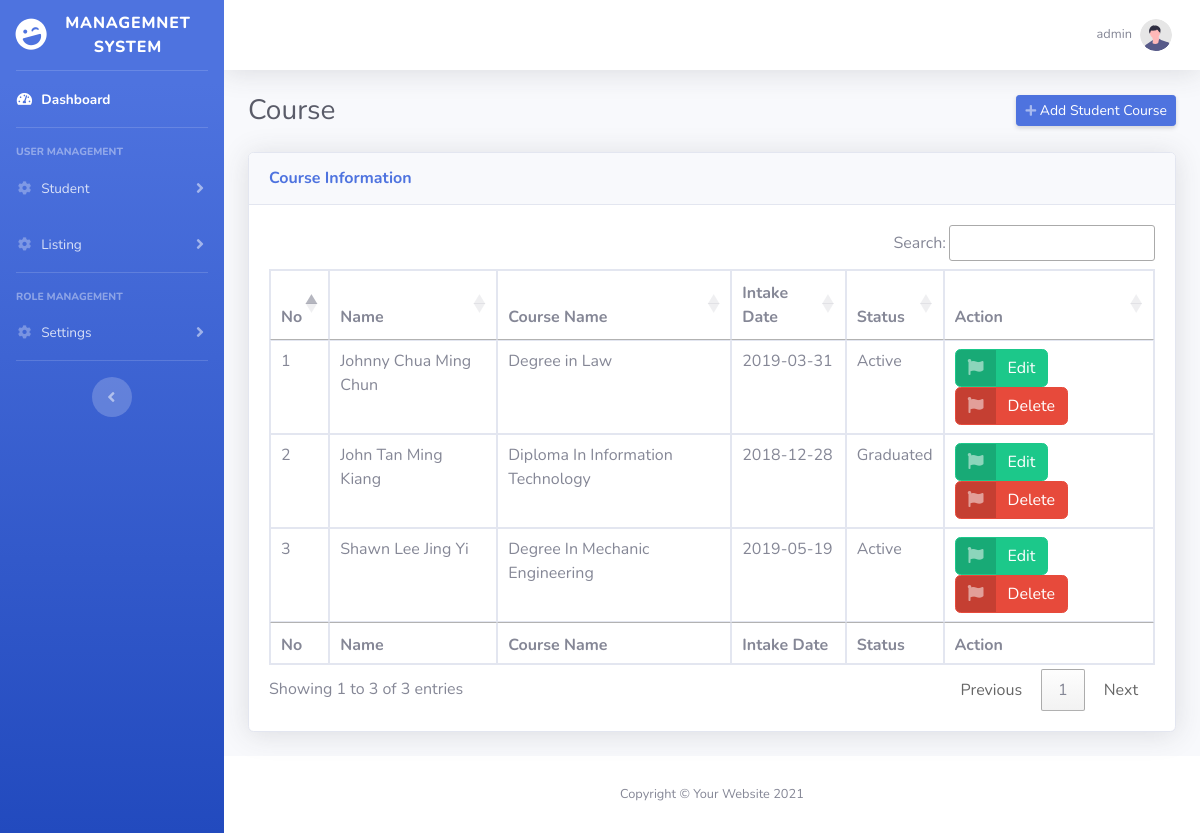
Screenshot of /course.php (signed in) with the database file from the repository.
### tables this page shows
CREATE TABLE `student_course` (
  `id` int(11) NOT NULL,
  `profile_id` int(11) NOT NULL,
  `course_name` varchar(50) NOT NULL,
  `intake_date` date NOT NULL,
  `status` varchar(9) NOT NULL
);

CREATE TABLE `student_profile` (
  `id` int(11) NOT NULL,
  `login_id` int(11) NOT NULL,
  `name` varchar(50) NOT NULL,
  `dob` date NOT NULL,
  `nationality` varchar(50) NOT NULL,
  `phone` varchar(50) NOT NULL
);

### includes/function.php (called while the page is built, shortened)
<?php
function getStudentCourse()
{
    global $conn;
    $student_course_arr = array();
	$stmt = $conn->prepare("SELECT A.*, B.name FROM student_course A, student_profile B WHERE A.profile_id = B.id");
    $stmt->execute();
    $result = $stmt->get_result();
    $total = $result->num_rows;
    if($total>0){
        while($row = $result->fetch_assoc()) {
            $student_course_arr[] = $row;
        }
    }
    return $student_course_arr;
}
?>

### course.php (the view, shortened to what this page needs)
<?php
if(isset($_SESSION['id']) && isset($_SESSION['username'])){
    $student_course_arr = getStudentCourse();
?>
<!DOCTYPE html>
<html lang="en">
<head>
    <link href="vendor/fontawesome-free/css/all.min.css" rel="stylesheet" type="text/css">
    <link href="css/sb-admin-2.min.css" rel="stylesheet">
    <link href="https://cdn.datatables.net/1.10.24/css/jquery.dataTables.min.css" rel="stylesheet">
    <link href="https://cdn.datatables.net/buttons/1.7.0/css/buttons.dataTables.min.css" rel="stylesheet">
</head>
<body id="page-top">
    <div id="wrapper">
        <?php
            include "sidebar.php";
        ?>
        <div id="content-wrapper" class="d-flex flex-column">
            <div id="content">
                <?php
                    include "topbar.php";
                ?>
                <div class="container-fluid">
                    <div class="d-sm-flex align-items-center justify-content-between mb-4">
                        <h1 class="h3 mb-0 text-gray-800">Course</h1>
                        <a href="add-edit-student-course.php" class="d-none d-sm-inline-block btn btn-sm btn-primary shadow-sm"><i
                                class="fas fa-plus fa-sm text-white-50"></i> Add Student Course</a>
                    </div>
                    <div class="card shadow mb-4">
                        <div class="card-header py-3">
                            <h6 class="m-0 font-weight-bold text-primary">Course Information</h6>
                        </div>
                        <div class="card-body">
                            <div class="table-responsive">
                                <table class="table table-bordered" id="dataTable" width="100%" cellspacing="0">
                                    <thead>
                                        <tr>
                                            <th>No</th>
                                            <th>Name</th>
                                            <th>Course Name</th>
                                            <th>Intake Date</th>
                                            <th>Status</th>
                                            <th>Action</th>
                                        </tr>
                                    </thead>
                                    <tfoot>
                                        <tr>
                                            <th>No</th>
                                            <th>Name</th>
                                            <th>Course Name</th>
                                            <th>Intake Date</th>
                                            <th>Status</th>
                                            <th>Action</th>
                                        </tr>
                                    </tfoot>
                                    <tbody>
                                        <?php
                                            if(!empty($student_course_arr)){
                                                foreach ($student_course_arr as $key => $value) {
                                                    echo "
                                                    <tr>
                                                        <td>".($key+1)."</td>
                                                        <td>".$value['name']."</td>
                                                        <td>".$value['course_name']."</td>
                                                        <td>".$value['intake_date']."</td>
                                                        <td>".$value['status']."</td>
                                                        <td><a href='add-edit-student-course.php?id=".$value['id']."' class='btn btn-success btn-icon-split'>
                                                                <span class='icon text-white-50'>
                                                                    <i class='fas fa-flag'></i>
                                                                </span>
                                                                <span class='text'>Edit</span>
                                                            </a>
                                                            <a href='#' onclick='deletestudentcourse(".$value['id'].")' class='btn btn-danger btn-icon-split'>
                                                                <span class='icon text-white-50'>
                                                                    <i class='fas fa-flag'></i>
                                                                </span>
                                                                <span class='text'>Delete</span>
                                                            </a>
                                                        </td>
                                                    </tr>
                                                    ";
                                                }
                                            }
                                        ?>
                                    </tbody>
                                </table>
                            </div>
                        </div>
                    </div>
                </div>
            </div>
            <footer class="sticky-footer bg-white">
                <div class="container my-auto">
                    <div class="copyright text-center my-auto">
                        <span>Copyright &copy; Your Website <?php echo date('Y'); ?></span>
                    </div>
                </div>
            </footer>
        </div>
    </div>
</body>
</html>
<?php
}else{
    header("Location: index.php");
    exit();
}
?>

### sidebar.php (shortened to what this page needs)
<ul class="navbar-nav bg-gradient-primary sidebar sidebar-dark accordion" id="accordionSidebar">
<a class="sidebar-brand d-flex align-items-center justify-content-center" href="home.php">
    <div class="sidebar-brand-icon rotate-n-15">
        <i class="fas fa-laugh-wink"></i>
    </div>
    <div class="sidebar-brand-text mx-3">Managemnet System</div>
</a>
<hr class="sidebar-divider my-0">
<li class="nav-item active">
    <a class="nav-link" href="home.php">
        <i class="fas fa-fw fa-tachometer-alt"></i>
        <span>Dashboard</span></a>
</li>
<hr class="sidebar-divider">
<div class="sidebar-heading">
    User Management
</div>
<?php if($_SESSION['role'] == "ADMIN"){ ?>
<li class="nav-item">
    <a class="nav-link collapsed" href="#" data-toggle="collapse" data-target="#collapseStudent"
        aria-expanded="true" aria-controls="collapseStudent">
        <i class="fas fa-fw fa-cog"></i>
        <span>Student</span>
    </a>
</li>
<?php } ?>
<li class="nav-item">
    <a class="nav-link collapsed" href="#" data-toggle="collapse" data-target="#collapseListing"
        aria-expanded="true" aria-controls="collapseListing">
        <i class="fas fa-fw fa-cog"></i>
        <span>Listing</span>
    </a>
</li>
<?php if($_SESSION['role'] == "ADMIN"){ ?>
<hr class="sidebar-divider">
<div class="sidebar-heading">
    Role Management
</div>
<li class="nav-item">
    <a class="nav-link collapsed" href="#" data-toggle="collapse" data-target="#collapseSettings"
        aria-expanded="true" aria-controls="collapseSettings">
        <i class="fas fa-fw fa-cog"></i>
        <span>Settings</span>
    </a>
</li>
<?php } ?>
<hr class="sidebar-divider d-none d-md-block">
<div class="text-center d-none d-md-inline">
    <button class="rounded-circle border-0" id="sidebarToggle"></button>
</div>
</ul>

### topbar.php (shortened to what this page needs)
<nav class="navbar navbar-expand navbar-light bg-white topbar mb-4 static-top shadow">
    <ul class="navbar-nav ml-auto">
        <li class="nav-item dropdown no-arrow">
            <a class="nav-link dropdown-toggle" href="#" id="userDropdown" role="button"
                data-toggle="dropdown" aria-haspopup="true" aria-expanded="false">
                <span class="mr-2 d-none d-lg-inline text-gray-600 small"><?php echo $_SESSION['username']; ?></span>
                <img class="img-profile rounded-circle"
                    src="img/undraw_profile.svg">
            </a>
        </li>
    </ul>
</nav>

### rows the page displays
student_course: student_profile.name "Johnny Chua Ming Chun", course_name "Degree in Law", intake_date "2019-03-31", status "Active"
student_course: student_profile.name "John Tan Ming Kiang", course_name "Diploma In Information Technology", intake_date "2018-12-28", status "Graduated"
student_course: student_profile.name "Shawn Lee Jing Yi", course_name "Degree In Mechanic Engineering", intake_date "2019-05-19", status "Active"

### other values shown
$_SESSION['username'] "admin"
